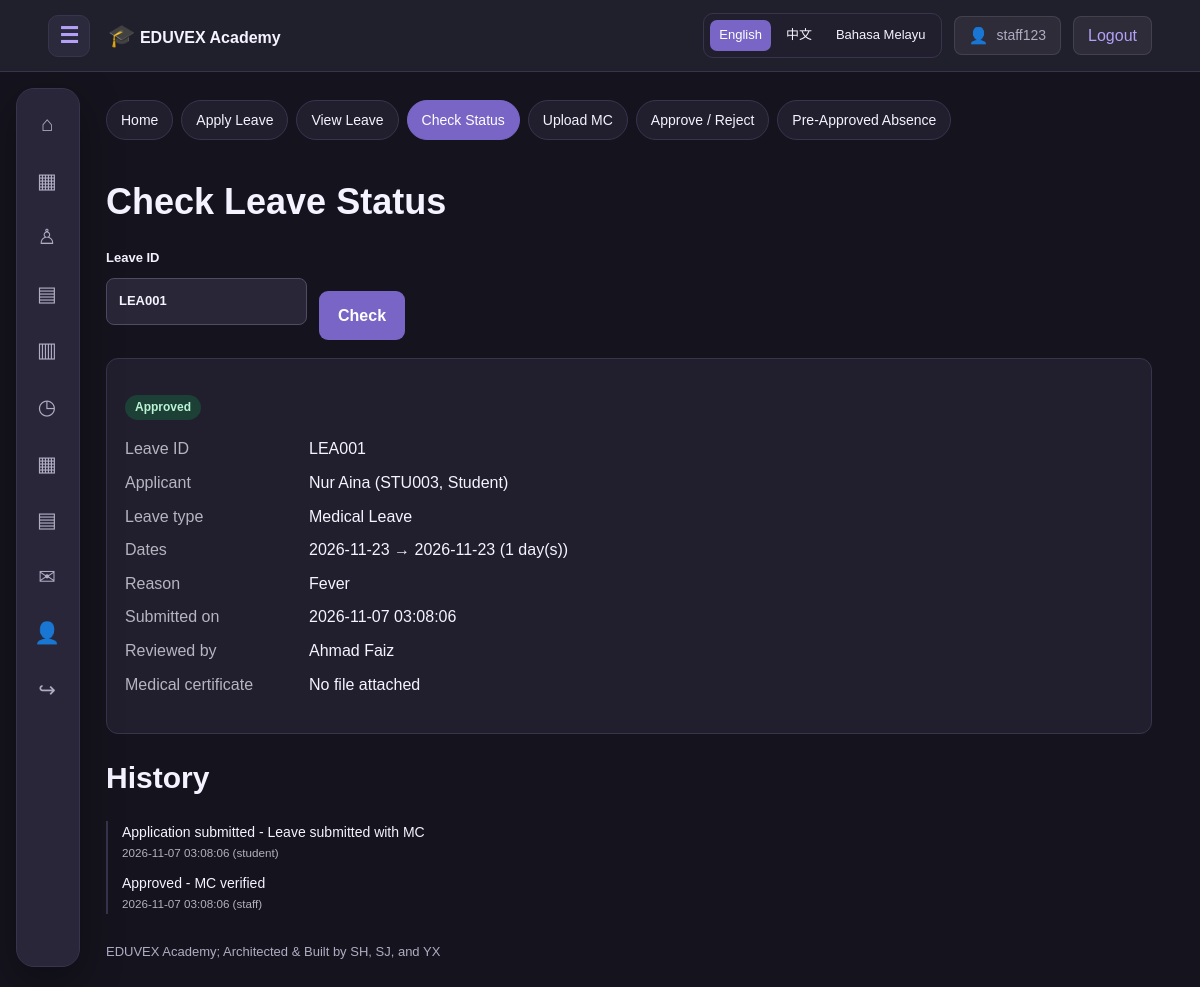
/leave/leave_status.php?id=LEA001 (signed in), run on the app's committed database.
### tables this page shows
CREATE TABLE IF NOT EXISTS leave_applications (
    leave_id VARCHAR(12) PRIMARY KEY,
    applicant_id VARCHAR(12) NOT NULL,
    applicant_type ENUM('Student','Staff') NOT NULL,
    leave_type VARCHAR(80),
    start_date DATE NOT NULL,
    end_date DATE NOT NULL,
    reason TEXT,

    status ENUM(
        'Pending',
        'Approved',
        'Rejected'
    ) NOT NULL DEFAULT 'Pending',

    approved_by_id VARCHAR(12),
    attachment_path VARCHAR(255),
    created_at TIMESTAMP DEFAULT CURRENT_TIMESTAMP,

    INDEX idx_leave_applicant (
        applicant_id,
        applicant_type
    )
);

CREATE TABLE IF NOT EXISTS staff (
    staff_id VARCHAR(12) PRIMARY KEY,
    staff_name VARCHAR(120) NOT NULL,
    staff_email VARCHAR(180) UNIQUE,
    staff_phone_number VARCHAR(30),
    staff_role VARCHAR(60)
);

CREATE TABLE IF NOT EXISTS leave_application_log (
    log_id BIGINT UNSIGNED AUTO_INCREMENT PRIMARY KEY,

    leave_id VARCHAR(12) NOT NULL,

    action ENUM(
        'submit',
        'update',
        'cancel',
        'mc_upload',
        'approve',
        'reject',
        'pre_approve',
        'attendance_sync'
    ) NOT NULL,

    applicant_id VARCHAR(12) NOT NULL,
    applicant_type ENUM('Student','Staff') NOT NULL,
    start_date DATE NULL,
    end_date DATE NULL,
    note VARCHAR(255) NULL,

    acted_by_user_id BIGINT UNSIGNED NOT NULL,
    acted_by_role VARCHAR(20) NOT NULL,
    acted_at TIMESTAMP DEFAULT CURRENT_TIMESTAMP,

    INDEX idx_leave_log_leave (leave_id, acted_at),
    INDEX idx_leave_log_applicant (applicant_id, applicant_type)
);

### includes/functions.php (called while the page is built, shortened)
<?php
function h(mixed $value): string {
    return htmlspecialchars(
        (string)($value ?? ''),
        ENT_QUOTES | ENT_SUBSTITUTE,
        'UTF-8'
    );
}
function url(string $path = ''): string {
    return BASE_URL . '/' . ltrim($path, '/');
}
function me(): array {
    return [
        'id' => $_SESSION['user_id'] ?? null,
        'username' => $_SESSION['username'] ?? '',
        'role' => $_SESSION['role'] ?? ''
    ];
}

### includes/lang.php (called while the page is built, shortened)
<?php
require_once __DIR__ . '/functions.php';
function lang_strings(): array
{
    static $strings = null;
    if ($strings === null) {
        $file = __DIR__ . '/../language/en.php';
        $data = is_file($file) ? require $file : [];
        $strings = is_array($data) ? $data : [];
    }
    return $strings;
}
function t(string $key, array $vars = []): string
{
    $text = lang_strings()[$key] ?? $key;
    foreach ($vars as $name => $value) {
        $text = str_replace('{' . $name . '}', (string) $value, $text);
    }
    return $text;
}

### includes/attendance_module.php (called while the page is built, shortened)
<?php
function am_account(PDO $pdo): array
{
    static $account = null;
    if ($account === null) {
        $stmt = $pdo->prepare(
            'SELECT user_id, role, admin_id, staff_id, student_id
             FROM user_accounts
             WHERE user_id = ? AND is_active = 1
             LIMIT 1'
        );
        $stmt->execute([(int) (me()['id'] ?? 0)]);
        $account = $stmt->fetch() ?: [];
    }
    return $account;
}
function am_role(): string
{
    return (string) (me()['role'] ?? '');
}
function am_is_admin(): bool
{
    return am_role() === 'admin';
}
function am_is_staff(): bool
{
    return am_role() === 'staff';
}
function am_is_student(): bool
{
    return am_role() === 'student';
}
function am_staff_id(PDO $pdo): string
{
    return (string) (am_account($pdo)['staff_id'] ?? '');
}
function am_classes(PDO $pdo): array
{
    if (am_is_admin()) {
        $stmt = $pdo->query(
            'SELECT * FROM classes
             ORDER BY academic_year DESC, grade_level, section'
        );
    } elseif (am_is_staff()) {
        $stmt = $pdo->prepare(
            'SELECT c.* FROM classes c
             WHERE c.class_teacher_id = :sid
                OR EXISTS (
                    SELECT 1 FROM timetable_schedules t
                    WHERE t.class_id = c.class_id
                      AND t.assigned_staff_id = :sid2
                )
             ORDER BY c.academic_year DESC, c.grade_level, c.section'
        );
        $stmt->execute([
            'sid'  => am_staff_id($pdo),
            'sid2' => am_staff_id($pdo),
        ]);
    }
    $cache = [];
    foreach ($stmt->fetchAll() as $row) {
        $cache[$row['class_id']] = $row;
    }
    return $cache;
}
    ?>

### leave/leave_status.php (the view, shortened to what this page needs)
<?php
require_once __DIR__ . '/../includes/leave_module.php';
$lookup = trim((string) ($_GET['id'] ?? ''));
$leave = $lookup !== '' ? lv_find($pdo, $lookup) : null;
require __DIR__ . '/../includes/header.php';
lv_nav('status');
?>
<h1><?= h(t('lv.status.title')) ?></h1>
<form method="get" class="am-filters">
    <label><?= h(t('lv.status.enter')) ?>
        <input type="text" name="id" value="<?= h($lookup) ?>"
               maxlength="12" placeholder="LV1A2B3C4D5E">
    </label>
    <button type="submit"><?= h(t('lv.btn.check')) ?></button>
</form>
<?php if ($lookup !== '' && $leave === null): ?>
    <p class="am-error"><?= h(t('lv.status.not_found')) ?></p>
<?php elseif ($leave !== null):
    $reviewer = $leave['status'] === 'Pending' ? '-' : lv_person_name($pdo, $leave['approved_by_id']);
?>
    <div class="am-card">
        <p><?= lv_badge($leave['status']) ?></p>
        <dl class="lv-detail">
            <dt><?= h(t('lv.col.id')) ?></dt><dd><?= h($leave['leave_id']) ?></dd>
            <dt><?= h(t('lv.col.applicant')) ?></dt>
            <dd><?= h(($leave['applicant_name'] ?? '-') . ' (' . $leave['applicant_id'] . ', '
                . t('lv.who.' . strtolower($leave['applicant_type'])) . ')') ?></dd>
            <dt><?= h(t('lv.f.type')) ?></dt><dd><?= h(lv_type_label((string) $leave['leave_type'])) ?></dd>
            <dt><?= h(t('lv.col.dates')) ?></dt>
            <dd><?= h($leave['start_date']) ?> &rarr; <?= h($leave['end_date']) ?>
                (<?= h(t('lv.days', ['n' => lv_days($leave['start_date'], $leave['end_date'])])) ?>)</dd>
            <dt><?= h(t('lv.f.reason')) ?></dt><dd><?= nl2br(h((string) $leave['reason'])) ?></dd>
            <dt><?= h(t('lv.status.submitted_on')) ?></dt><dd><?= h($leave['created_at']) ?></dd>
            <dt><?= h(t('lv.status.reviewed_by')) ?></dt><dd><?= h($reviewer) ?></dd>
            <dt><?= h(t('lv.f.mc')) ?></dt>
            <dd>
                <?php if (lv_mc_path($leave['attachment_path']) !== null): ?>
                    <a href="<?= h(url('leave/mc_file.php?id=' . urlencode($leave['leave_id']))) ?>" target="_blank" rel="noopener"><?= h(t('lv.btn.open_mc')) ?></a>
                <?php else: ?>
                    <?= h(t('lv.status.no_mc')) ?>
                <?php endif; ?>
            </dd>
        </dl>
    </div>
    <?php $timeline = lv_timeline($pdo, $leave['leave_id']); ?>
    <?php if ($timeline): ?>
    <h2><?= h(t('lv.status.history')) ?></h2>
    <ul class="lv-timeline">
        <?php foreach ($timeline as $line): ?>
            <li>
                <?= h(lv_action_label($line['action'])) ?>
                <?= $line['note'] ? ' - ' . h($line['note']) : '' ?>
                <small><?= h($line['acted_at']) ?> (<?= h($line['acted_by_role']) ?>)</small>
            </li>
        <?php endforeach; ?>
    </ul>
    <?php endif; ?>
<?php endif; ?>
<?php require __DIR__ . '/../includes/footer.php'; ?>

### includes/leave_module.php (shortened to what this page needs)
<?php
require_once __DIR__ . '/attendance_module.php';
require_once __DIR__ . '/lang.php';
function lv_type_label(string $type): string
{
    $slug = trim(strtolower(preg_replace('/[^A-Za-z]+/', '_', $type)), '_');
    $key = 'lv.type.' . $slug;
    $text = t($key);
    return $text === $key ? $type : $text;
}
function lv_status_label(string $status): string
{
    return t('lv.status.' . strtolower($status));
}
function lv_badge(string $status): string
{
    return '<span class="am-badge lv-' . h(strtolower($status)) . '">'
        . h(lv_status_label($status)) . '</span>';
}
function lv_days(string $start, string $end): int
{
    return (int) (new DateTime($start))->diff(new DateTime($end))->days + 1;
}
function lv_is_reviewer(): bool
{
    return am_is_admin() || am_is_staff();
}
function lv_where(PDO $pdo, array $f): array
{
    $where = [];
    $params = [];
    if (am_is_student()) {
        $where[] = "l.applicant_type = 'Student' AND l.applicant_id = ?";
        $params[] = am_student_id($pdo);
    } elseif (am_is_staff()) {
        $ids = array_keys(am_classes($pdo));
        $scope = "(l.applicant_type = 'Staff' AND l.applicant_id = ?)";
        $params[] = am_staff_id($pdo);
        if ($ids) {
            $marks = implode(',', array_fill(0, count($ids), '?'));
            $scope .= " OR (l.applicant_type = 'Student' AND l.applicant_id IN (
                            SELECT student_id FROM students
                            WHERE student_class IN ($marks)
                            UNION
                            SELECT student_id FROM student_enrolments
                            WHERE class_id IN ($marks)))";
            $params = array_merge($params, $ids, $ids);
        }
        $where[] = "($scope)";
    }
    return [$where ? implode(' AND ', $where) : '1 = 1', $params];
}
function lv_find(PDO $pdo, string $leaveId): ?array
{
    [$where, $params] = lv_where($pdo, []);
    $stmt = $pdo->prepare(
        'SELECT ' . LV_COLUMNS . LV_FROM
        . " WHERE $where AND l.leave_id = ? LIMIT 1"
    );
    $stmt->execute(array_merge($params, [$leaveId]));
    return $stmt->fetch() ?: null;
}
function lv_person_name(PDO $pdo, ?string $id): string
{
    foreach ([
        'SELECT admin_name FROM admins WHERE admin_id = ?',
        'SELECT staff_name FROM staff WHERE staff_id = ?',
    ] as $sql) {
        $stmt = $pdo->prepare($sql);
        $stmt->execute([$id]);
        $name = $stmt->fetchColumn();
        if ($name !== false) {
            return (string) $name;
        }
    }
    return $id;
}
function lv_timeline(PDO $pdo, string $leaveId): array
{
    try {
        $stmt = $pdo->prepare(
            'SELECT action, note, acted_by_role, acted_at
             FROM leave_application_log
             WHERE leave_id = ?
             ORDER BY acted_at, log_id'
        );
        $stmt->execute([$leaveId]);
        return $stmt->fetchAll();
    } catch (PDOException $e) {
        return [];
    }
}
function lv_mc_dir(): string
{
    return __DIR__ . '/../uploads/medical_certificates';
}
function lv_mc_path(?string $stored): ?string
{
    $root = realpath(lv_mc_dir());
    $real = realpath(__DIR__ . '/../' . $stored);
    if ($root === false || $real === false || !is_file($real)) {
        return null;
    }
    return str_starts_with($real, $root . DIRECTORY_SEPARATOR) ? $real : null;
}
function lv_nav(string $active = ''): void
{
    $links = [
        'index'  => ['index.php', 'lv.nav.home'],
        'view'   => ['view_leave.php', 'lv.nav.view'],
        'status' => ['leave_status.php', 'lv.nav.status'],
    ];
    if (!am_is_admin()) {
        $links = array_merge(
            array_slice($links, 0, 1, true),
            ['apply' => ['apply_leave.php', 'lv.nav.apply']],
            array_slice($links, 1, null, true),
            ['mc' => ['upload_mc.php', 'lv.nav.mc']]
        );
    }
    if (lv_is_reviewer()) {
        $links['approve'] = ['approve_leave.php', 'lv.nav.approve'];
        $links['absence'] = ['approved_absence.php', 'lv.nav.absence'];
    }
    echo '<link rel="stylesheet" href="'
        . h(url('assets/css/attendance_module.css')) . '">';
    echo '<link rel="stylesheet" href="'
        . h(url('assets/css/leave_module.css')) . '">';
    echo '<div class="lv-bar">';
    echo '<nav class="am-nav" aria-label="' . h(t('lv.title')) . '">';
    foreach ($links as $key => [$file, $label]) {
        echo '<a href="' . h(url('leave/' . $file)) . '"'
            . ($key === $active ? ' class="active"' : '') . '>'
            . h(t($label)) . '</a>';
    }
    echo '</nav>';
    echo '</div>';
}
function lv_action_label(string $action): string
{
    $key = 'lv.act.' . $action;
    $text = t($key);
    return $text === $key ? $action : $text;
}

### assets/css/style.css (style rules this page uses)
:root { color-scheme: dark; --bg: #15141E; --surface: #211F2D; --surface2: #292638; --line: #39344E; --accent: #B4A0F7; --accent-dark: #7965C5; --text: #F5F3FF; --muted: #B0ACC3; --nav-width: 64px; --header-height: 72px; }
* { box-sizing: border-box; }
html { scroll-behavior: smooth; scroll-padding-top: 90px; }
body { margin: 0; background: var(--bg); color: var(--text); font-family: Arial, Helvetica, sans-serif; font-size: 16px; line-height: 1.6; }
a { color: var(--accent); text-decoration: none; }
button, input, select, textarea { font: inherit; }
button { cursor: pointer; }
h1, h2, h3 { line-height: 1.25; }
h1 { font-size: clamp(28px, 3vw, 40px); }
h2 { font-size: clamp(23px, 2.5vw, 32px); }
p { color: var(--muted); }
label { display: block; margin-bottom: 15px; font-weight: 600; }
input, select, textarea { display: block; width: 100%; padding: 12px; margin-top: 6px; background: #292638; color: var(--text); border: 1px solid #514B64; border-radius: 8px; }
button, .button { display: inline-block; padding: 11px 18px; border: 1px solid transparent; border-radius: 9px; background: var(--accent-dark); color: #FFFFFF; font-weight: 600; text-decoration: none; }

### assets/css/attendance_module.css (style rules this page uses)
.am-nav { display: flex; flex-wrap: wrap; gap: 8px; margin: 0 0 22px; }
.am-nav a { padding: 8px 14px; border: 1px solid var(--line); border-radius: 999px; background: var(--surface); color: var(--text); text-decoration: none; font-size: 14px; }
.am-nav a:hover, .am-nav a.active { background: var(--accent-dark); border-color: var(--accent-dark); color: #FFFFFF; }
.am-card { background: var(--surface); border: 1px solid var(--line); border-radius: 12px; padding: 18px; margin-bottom: 20px; }
.am-filters { display: flex; flex-wrap: wrap; gap: 12px; align-items: flex-end; margin-bottom: 18px; }
.am-filters label { display: flex; flex-direction: column; gap: 4px; font-size: 13px; }
.am-badge { display: inline-block; padding: 3px 10px; border-radius: 999px; font-size: 12px; font-weight: 600; }

### assets/css/leave_module.css (style rules this page uses)
.lv-bar { display: flex; flex-wrap: wrap; justify-content: space-between; align-items: flex-start; gap: 10px; }
.lv-bar .am-nav { margin-bottom: 14px; }
.lv-approved { background: #1C4035; color: #BAF3D6; }
.lv-detail { display: grid; grid-template-columns: 170px 1fr; gap: 8px 14px; margin: 0 0 18px; }
.lv-detail dt { opacity: 0.7; }
.lv-detail dd { margin: 0; }
.lv-timeline { list-style: none; margin: 0 0 18px; padding: 0 0 0 14px; border-left: 2px solid var(--line); }
.lv-timeline li { margin-bottom: 10px; font-size: 14px; }
.lv-timeline small { display: block; opacity: 0.7; }

### includes/site_language.php (style rules this page uses)
body { top: 0 !important; }

### data on the page
leave_applications: status "Approved", leave_id "LEA001", leave_type "Medical Leave", start_date "2026-11-23", end_date "2026-11-23", start_date+end_date "1 day(s)", reason "Fever", created_at "2026-11-07 03:08:06", reviewer "Ahmad Faiz"
leave_application_log: action "Application submitted", note "Leave submitted with MC", acted_at "2026-11-07 03:08:06", acted_by_role "student"
leave_application_log: action "Approved", note "MC verified", acted_at "2026-11-07 03:08:06", acted_by_role "staff"

### other printed values
$account['username'] "staff123"
$symbol "⌂"
$symbol "▦"
$symbol "♙"
$symbol "▤"
$symbol "▥"
$symbol "◷"
$symbol "✉"
$symbol "👤"
$symbol "↪"
t($label) "Home"
t($label) "Apply Leave"
t($label) "View Leave"
t($label) "Check Status"
t($label) "Upload MC"
